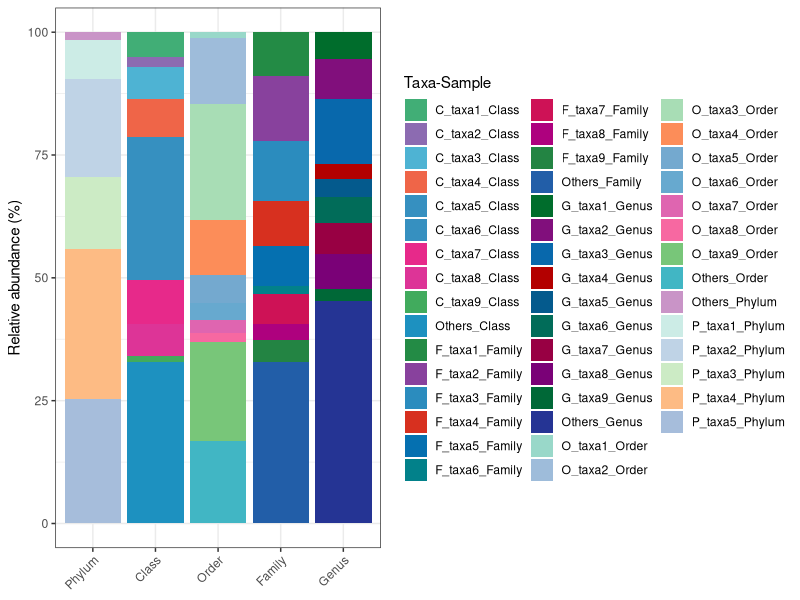

Write the R code that produced this figure.
## ---- chunk 1
knitr::opts_chunk$set(
  collapse = T, echo=T, comment="#>", message=F, warning=F,
	fig.align="center", fig.width=5, fig.height=3, dpi=150)
## ---- chunk 2
# 基于CRAN安装R包，检测没有则安装 Installing R packages based on CRAN and installing them if they are not detected
p_list = c("ggplot2", "tidyverse")
for(p in p_list){if (!requireNamespace(p)){install.packages(p)}
    library(p, character.only = TRUE, quietly = TRUE, warn.conflicts = FALSE)}

# 加载R包 Loading R packages
suppressWarnings(suppressMessages(library(ggplot2)))
suppressWarnings(suppressMessages(library(tidyverse)))
## ---- chunk 3
# Load data
data <- read.table("data/data.txt", header = TRUE, sep = "\t", comment.char = "")

# 定义 Phylum 级别的配色方案(Define colors)
# 批量生成颜色
#colors <- colorRampPalette(RColorBrewer::brewer.pal(9, "Set1"))(50)

# 自定义颜色 (Custom colors)
colors <- c("#ccece6","#bfd3e6","#ccebc5","#fdbb84","#a6bddb","#c994c7",
            "#99d8c9","#9ebcda","#a8ddb5","#fc8d59","#74a9cf","#67a9cf","#df65b0","#f768a1","#78c679","#41b6c4",
            "#41ae76","#8c6bb1","#4eb3d3","#ef6548","#3690c0","#3690c0","#e7298a","#dd3497","#41ab5d","#1d91c0",
            "#238b45","#88419d","#2b8cbe","#d7301f","#0570b0","#02818a","#ce1256","#ae017e","#238443","#225ea8",
            "#006d2c","#810f7c","#0868ac","#b30000","#045a8d","#016c59","#980043","#7a0177","#006837","#253494"
            )

# 为每个 Phylum 级别分配唯一的颜色(Assign a unique color to each Phylum level)
get_fill_colors <- function(data, colors) {
  taxa_samples <- unique(interaction(data$Taxa, data$Sample, sep = "_"))
  colors <- setNames(
    colors[seq_along(taxa_samples)], # 从颜色池中选择足够的颜色
    taxa_samples
  )
  return(colors)
}

# 处理数据，添加 Fill 列(Process data and add Fill column)
data <- data %>%
  mutate(Fill = interaction(Taxa, Sample, sep = "_")) # Taxa 和 Sample 组合

# 分配颜色 (Assign Color)
fill_colors <- get_fill_colors(data, colors)

data = data %>%
  mutate(Sample = ordered(Sample,
                         levels=c("Phylum","Class","Order","Family","Genus"
                                  )))

# 绘制堆叠柱状图 (Plot)
p <- ggplot(data, aes(x = Sample, y = Abundance, fill = Fill)) +
  geom_bar(stat = "identity", position = "stack") +
  scale_fill_manual(values = fill_colors) +
  labs(x =NULL, y="Relative abundance (%)", fill = "Taxa-Sample") +
  #theme_minimal() +
  theme_bw()+
  theme(axis.text.x = element_text(angle = 45, hjust = 1))

# 保存为 PDF 文件 (Save as PDF)
pdf("results/microbiome_composition_different_levels.pdf", width = 10, height = 6)
print(p)
dev.off()

